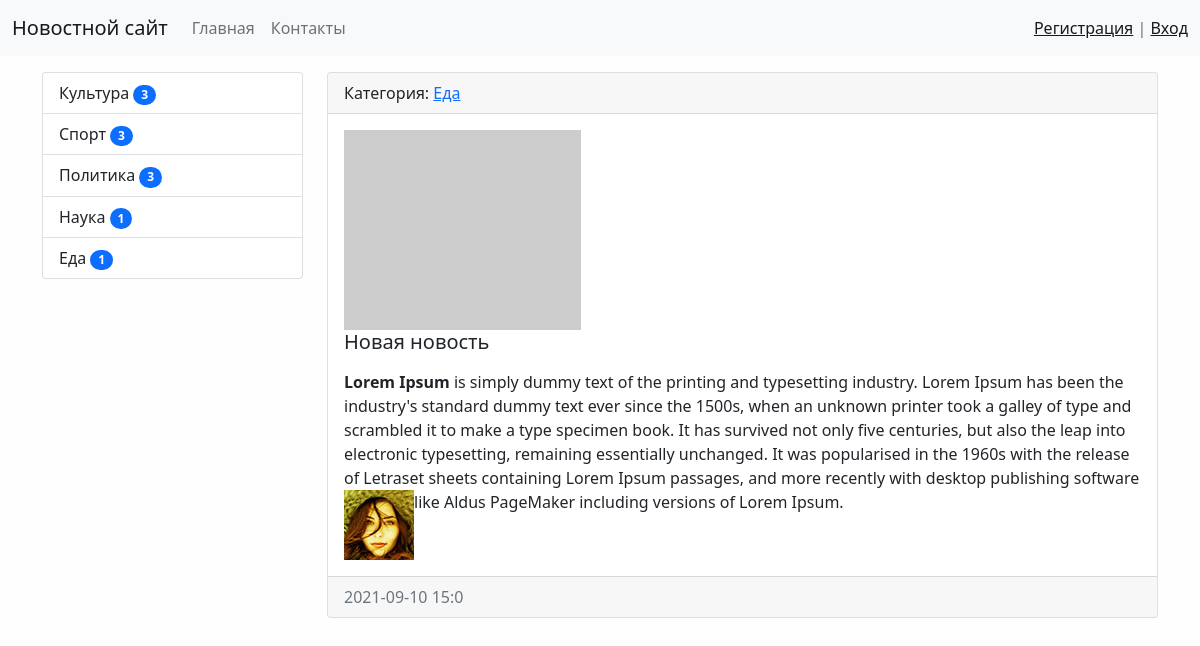
/news/12/, run on the app's committed database.
### news/models.py (models this page shows, shortened)
class Category(models.Model):
    title = models.CharField(max_length=150, db_index=True, verbose_name='Наименование категорий')
    def get_absolute_url(self):
        return reverse('category', kwargs={"category_id": self.pk})
    def __str__(self):
        return self.title
    class Meta:
        verbose_name = 'Категория'
        verbose_name_plural = 'Категории'
        ordering = ['title']

class News(models.Model):
    title = models.CharField(max_length=150, verbose_name='Наименование')
    content = models.TextField(blank=True, verbose_name='Контент')
    created_at = models.DateTimeField(auto_now_add=True, verbose_name='Дата публикации')
    updated_at = models.DateTimeField(auto_now=True, verbose_name='Обновлено')
    photo = models.ImageField(upload_to='photos/%Y/%m/%d/', verbose_name='Фото', blank=True)
    is_published = models.BooleanField(default=True, verbose_name='Опубликовано')
    category = models.ForeignKey('Category', on_delete=models.PROTECT, verbose_name='Категория')
    views = models.IntegerField(default=0, verbose_name='Кол-во просмотров')
    class Meta:
        verbose_name = 'Новость'
        verbose_name_plural = 'Новости'
        ordering = ['-created_at']

### news/views.py (the view)
# urls.py: path('news/<int:pk>/', ViewNews.as_view(), name='view_news'),
class ViewNews(DetailView):
    model = News
    context_object_name = 'news_item'
    def get_context_data(self, *, object_list=None, **kwargs):
        context = super().get_context_data(**kwargs)
        self.object.views = F('views') + 1
        self.object.save()
        self.object.refresh_from_db()
        return context

### news/templatetags/news_tags.py (called while the page is built)
@register.inclusion_tag('news/list_categories.html')
def show_categories(arg1='Hello', arg2='world'):
    categories = Category.objects.annotate(cnt=Count('news', filter=F('news__is_published'))).filter(cnt__gt=0)
    return {"categories": categories, "arg1": arg1, "arg2": arg2}

### news/templates/news/news_detail.html (shortened to what this page needs)
{% extends 'base.html' %}
{% block sidebar %}
{% include 'inc/_sidebar.html' %}
{% endblock %}
{% block content %}
    <div class="card mb-3">
        <div class="card-header">
            Категория: <a href="{{ object.category.get_absolute_url }}">{{ object.category }}</a>
        </div>
        <div class="card-body">
                {% if item.photo %}
                <img src="{{ news_item.photo.url }}" alt="" width="350" class="float-left mr-3">
                {% else %}
                <img src="https://picsum.photos/id/237/200/200" alt="" class="float-left mr-3">
                {% endif %}
                    <h5 class="card-title">{{ news_item.title }}</h5>
                    <p class="card-text">{{ news_item.content }}</p>
        </div>
        <div class="card-footer text-muted">
            {{ news_item.created_at|date:"Y-m-d H:I" }}
        </div>
    </div>
{% endblock %}

### templates/base.html (shortened to what this page needs)
{% load static %}
{% autoescape off %}
<!doctype html>
<html lang="en">
<head>
    <link href="{% static 'bootstrap/css/bootstrap.min.css' %}" rel="stylesheet">
    <link href="{% static 'css/style.css' %}" rel="stylesheet">
</head>
<body>
{% include 'inc/_nav.html' %}
<div class="container mt-3">
    <div class="row">
        <div class="col-md-3">
            {% block sidebar %}SIDEBAR{% endblock %}
        </div>
        <div class="col-md-9">
            {% block content %}CONTENT{% endblock %}
        </div>
   </div>
</div>
</body>
</html>
{% endautoescape %}

### templates/inc/_nav.html (shortened to what this page needs)
<nav class="navbar navbar-expand-lg navbar-light bg-light">
    <div class="container-fluid">
        <a class="navbar-brand" href="{% url 'home' %}">Новостной сайт</a>
        <div class="collapse navbar-collapse" id="navbarSupportedContent">
            <ul class="navbar-nav me-auto mb-2 mb-lg-0">
                <li class="nav-item">
                    <a class="nav-link" aria-current="page" href="{% url 'home' %}">Главная</a>
                </li>
                <li class="nav-item">
                    <a class="nav-link" aria-current="page" href="{% url 'contact' %}">Контакты</a>
                </li>
            </ul>
            <span class="navbar-text">
                {% if request.user.is_authenticated %}
                Добро пожаловать, {{ user.username }} | <a href="{% url 'logout' %}">Выход</a>
                {% else %}
                <a href="{% url 'register' %}">Регистрация</a> | <a href="{% url 'login' %}">Вход</a>
                {% endif %}
            </span>
        </div>
    </div>
</nav>

### templates/inc/_sidebar.html (shortened to what this page needs)
{% load news_tags %}
{% show_categories %}

### news/templates/news/list_categories.html
<div class="list-group">
     {% for item in categories %}
    <a href="{{ item.get_absolute_url }}" class="list-group-item list-group-item-action">
        {{ item.title }}  <span class="badge bg-primary rounded-pill">{{ item.cnt }}</span></a>
    {% endfor %}
</div>

### mysite/static/css/style.css (style rules this page uses)
body { background-color: #fefefe; }

### data on the page
Category: title "Культура", cnt "3"
Category: title "Спорт", cnt "3"
Category: title "Политика", cnt "3"
Category: title "Наука", cnt "1"
Category: title "Еда", cnt "1"
News: category "Еда", title "Новая новость", content "Lorem Ipsum is simply dummy text of the printing and typesetting industry. Lorem Ipsum has been the industry's standard dummy text ever since the 1500s, when an unknown printer took a galley of type and scrambled it to make a type specimen book. It has survived not only five centuries, but also the leap into electronic typesetting, remaining essentially unchanged. It was popularised in the 1960s with the release of Letraset sheets containing Lorem Ipsum passages, and more recently with desktop publishing software like Aldus PageMaker including versions of Lorem Ipsum.", content (picture), created_at "2021-09-10 15:0"
